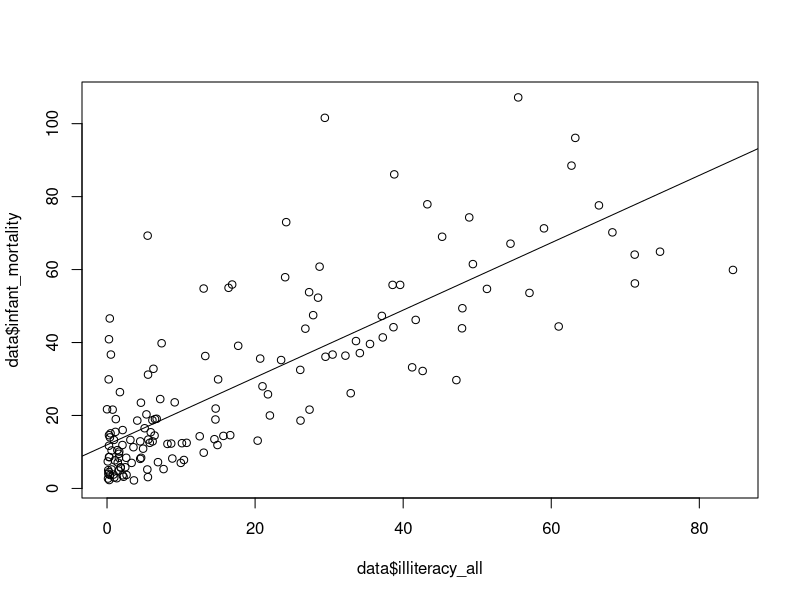

This figure's R source:
# Set workspace
setwd("development")
# Read in the data
data <- read.csv("data/wb_dev_ind.csv")
# Create illiteracy rates
data$illiteracy_female = 100 - data$literacy_female
data$illiteracy_male   = 100 - data$literacy_male
data$illiteracy_all    = 100 - data$literacy_all
# Summarize the data
names <- data.frame(data$countrycode,data$countryname)
data$countrycode <- NULL
data$countryname <- NULL
summary(data)
# Get standard deviation, ignoring missing values
sapply(data, sd, na.rm=TRUE)
# Take the portion where gdp_per_capita isn't missing
data2 <- subset(data, !is.na(data$gdp_per_capita))
# 50 richest countries
data2 <- data2[with(data2,order(-gdp_per_capita)),]
summary(head(data2,n=50))
sapply(head(data2, n=50), sd, na.rm=TRUE)
# 50 poorest countries
summary(tail(data2,n=50))
sapply(tail(data2, n=50), sd, na.rm=TRUE)
# Median GDP per capita
summary(data)
# Run Regressions
summary(lm(infant_mortality ~ gdp_per_capita, data=data))
summary(lm(illiteracy_all ~ gdp_per_capita, data=data))
# Regress and make scatter plot
mort_lit_line <- lm(infant_mortality ~ illiteracy_all, data=data)
plot(data$illiteracy_all, data$infant_mortality)
abline(mort_lit_line)
summary(mort_lit_line)

